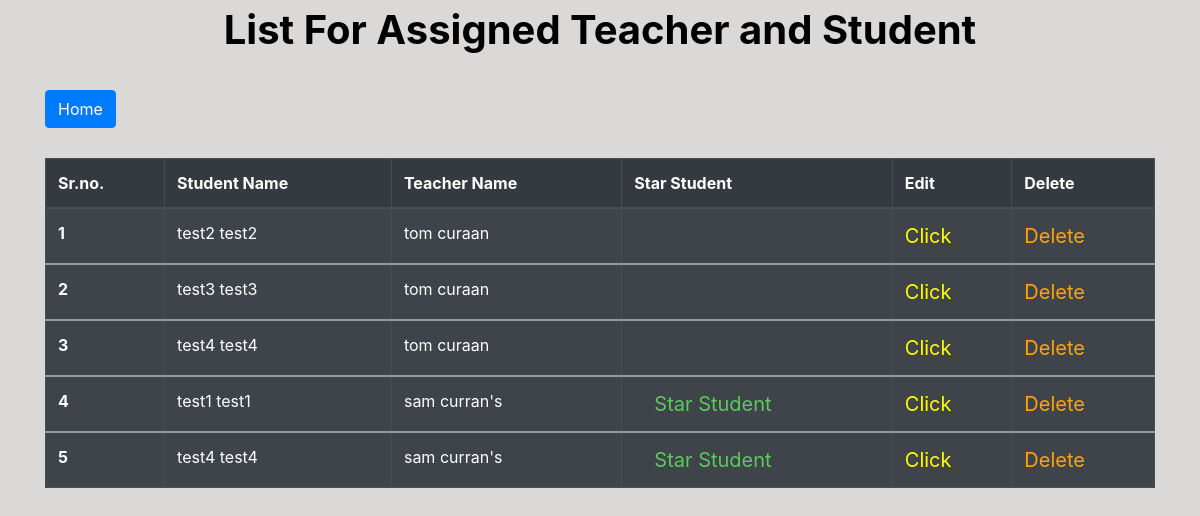
The app's page /assigned_list with its own data.
### app/models.py (models this page shows, shortened)
class TeacherStudent(models.Model):
    teacher = models.ForeignKey(
        to="teacher", on_delete=models.CASCADE, related_name="teacher"
    )
    student = models.ForeignKey(
        to="student", on_delete=models.CASCADE, related_name="student"
    )
    is_star = models.BooleanField(default=False)

class Student(models.Model):
    first_name = models.CharField(max_length=50)
    last_name = models.CharField(max_length=50)
    def __str__(self):
        return self.first_name + " " + self.last_name

class Teacher(models.Model):
    first_name = models.CharField(max_length=50)
    last_name = models.CharField(max_length=50)
    def __str__(self):
        return self.first_name + " " + self.last_name

### app/views.py (the view)
class AssignedTeacherStudentList(ListView):
    model = TeacherStudent
    template_name = "app/assigned_list.html"
    def get_context_data(self, **kwargs):
        context = super().get_context_data(**kwargs)
        return context

### app/templates/app/assigned_list.html (shortened to what this page needs)
{% extends 'app/base.html' %}
{% block content %}
<legend align="center" class="text"><b> List For Assigned Teacher and Student </b></legend>
<section class='text-left container'>
  <button href="" class="btn btn-primary" type="submit">
    <a href="{% url 'home' %}" style="color:white;" > Home</a>
  </button>
</section>
<div class="container">
  {% if object_list %}
  <table class="table table-striped table-bordered table-hover table-dark">
      <thead>
          <tr>
              <th scope="col">Sr.no.</th>
              <th scope="col">Student Name</th>
              <th scope="col">Teacher Name</th>
              <th scope="col">Star Student</th>
              <th scope="col">Edit</th>
              <th scope="col">Delete</th>
          </tr>
      </thead>
      {% for assign in object_list %}
      <tbody>
          <tr>
              <th scope="row">{{forloop.counter}}</th>
              <td>{{assign.student}}</td>
              <td>{{assign.teacher}}</td>
              <td>
                <a href="#">
                    <div class="form-check">
                        {% if assign.is_star == True %}
                        <a href='#' style = "color:#5acb5a;font-size:20px;"> Star Student </a
                        {% endif %}
                    </div>
                </a>
            </td>
            <td><a href="{% url 'update_assigned_list' assign.id %}" style = "color:yellow;font-size:20px;" >Click</a></td>
              <td><a href="{% url 'delete_assigned_list' assign.id %}" style = "color:orange;font-size:20px;">Delete</a></td>
          </tr>
          {% endfor %}
          {% else %}
            <br><br>
              <h1 align='center'> List Not Found <h1>
          {% endif %}
      </tbody>
  </table>
</div>
{% endblock content %}

### app/templates/app/base.html (style rules this page uses)
body { background-color: #dbd8d8; }
.text { color: black; font-size: 30px; }

### app/templates/app/assigned_list.html (style rules this page uses)
.container { margin-top:30px; }
.text { font-size:40px; }

### records on screen
TeacherStudent: student "test2 test2", teacher "tom curaan"
TeacherStudent: student "test3 test3", teacher "tom curaan"
TeacherStudent: student "test4 test4", teacher "tom curaan"
TeacherStudent: student "test1 test1", teacher "sam curran's", is_star "Star Student"
TeacherStudent: student "test4 test4", teacher "sam curran's", is_star "Star Student"
